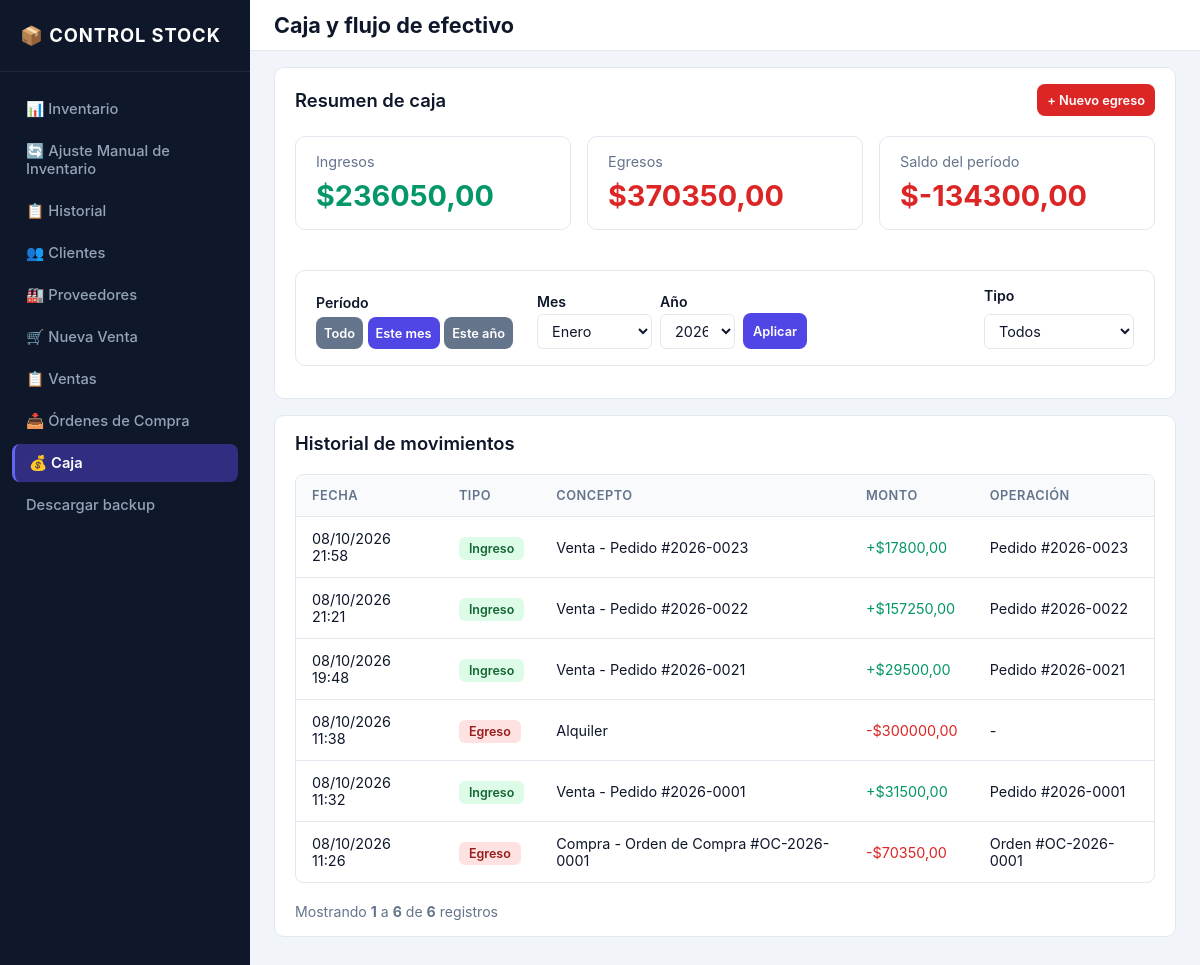
Page /caja/?periodo=mes_actual&tipo=TODOS on the committed database.
### inventario/models.py (models this page shows, shortened)
class MovimientoCaja(models.Model):
    class TipoMovimientoCaja(models.TextChoices):
        INGRESO = "INGRESO", "Ingreso"
        EGRESO = "EGRESO", "Egreso"
    fecha = models.DateTimeField(default=timezone.now, verbose_name="Fecha")
    tipo = models.CharField(
        max_length=10,
        choices=TipoMovimientoCaja.choices,
        verbose_name="Tipo",
    )
    monto = models.DecimalField(
        max_digits=12,
        decimal_places=2,
        validators=[MinValueValidator(Decimal("0.01"))],
        verbose_name="Monto",
    )
    concepto = models.CharField(
        max_length=255,
        verbose_name="Concepto",
    )
    pedido = models.ForeignKey(
        Pedido,
        on_delete=models.SET_NULL,
        null=True,
        blank=True,
        related_name="movimientos_caja",
        verbose_name="Pedido",
    )
    orden_compra = models.ForeignKey(
        OrdenCompra,
        on_delete=models.SET_NULL,
        null=True,
        blank=True,
        related_name="movimientos_caja",
        verbose_name="Orden de compra",
    )
    class Meta:
        verbose_name = "Movimiento de Caja"
        verbose_name_plural = "Movimientos de Caja"
        ordering = ["-fecha", "-id"]

class Pedido(models.Model):
    class EstadoPedido(models.TextChoices):
        CONFIRMADO = "CONFIRMADO", "Confirmado"
        CANCELADO = "CANCELADO", "Cancelado"
    numero_operacion = models.CharField(
        max_length=20,
        unique=True,
        verbose_name="Número de operación",
    )
    cliente = models.ForeignKey(
        Cliente,
        on_delete=models.PROTECT,
        related_name="pedidos",
        verbose_name="Cliente",
        null=True,
        blank=True,
    )
    cliente_nombre = models.CharField(max_length=150, blank=True, default="", verbose_name="Nombre del cliente al vender")
    cliente_tipo_documento = models.CharField(max_length=10, blank=True, default="", verbose_name="Tipo de documento al vender")
    cliente_numero_documento = models.CharField(max_length=20, blank=True, default="", verbose_name="Documento del cliente al vender")
    cliente_telefono = models.CharField(max_length=50, blank=True, default="", verbose_name="Teléfono del cliente al vender")
    fecha = models.DateTimeField(
        default=timezone.now,
        verbose_name="Fecha",
    )
    estado = models.CharField(
        max_length=15,
        choices=EstadoPedido.choices,
        default=EstadoPedido.CONFIRMADO,
        verbose_name="Estado",
    )
    observacion = models.TextField(
        blank=True,
        null=True,
        verbose_name="Observación",
    )
    fecha_creacion = models.DateTimeField(auto_now_add=True, verbose_name="Fecha de creación")
    fecha_actualizacion = models.DateTimeField(auto_now=True, verbose_name="Última actualización")
    class Meta:
        verbose_name = "Pedido"
        verbose_name_plural = "Pedidos"
        ordering = ["-fecha", "-id"]

class OrdenCompra(models.Model):
    class EstadoOrdenCompra(models.TextChoices):
        PENDIENTE = "PENDIENTE", "Pendiente"
        RECIBIDA = "RECIBIDA", "Recibida"
        CANCELADA = "CANCELADA", "Cancelada"
    numero_operacion = models.CharField(
        max_length=20,
        unique=True,
        verbose_name="Número de operación",
    )
    proveedor = models.ForeignKey(
        Proveedor,
        on_delete=models.PROTECT,
        related_name="ordenes_compra",
        verbose_name="Proveedor",
    )
    fecha = models.DateTimeField(default=timezone.now, verbose_name="Fecha")
    estado = models.CharField(
        max_length=15,
        choices=EstadoOrdenCompra.choices,
        default=EstadoOrdenCompra.PENDIENTE,
        verbose_name="Estado",
    )
    observacion = models.TextField(blank=True, verbose_name="Observación")
    fecha_creacion = models.DateTimeField(auto_now_add=True, verbose_name="Fecha de creación")
    fecha_actualizacion = models.DateTimeField(auto_now=True, verbose_name="Última actualización")
    class Meta:
        verbose_name = "Orden de compra"
        verbose_name_plural = "Órdenes de compra"
        ordering = ["-fecha", "-id"]

### inventario/views.py (the view, shortened to what this page needs)
# urls.py: path("caja/", views.caja_dashboard, name="caja_dashboard"),
def caja_dashboard(request):
    from decimal import Decimal
    periodo = (request.GET.get("periodo") or "todo").strip().lower()
    mes = (request.GET.get("mes") or "").strip()
    anio = (request.GET.get("anio") or "").strip()
    tipo = (request.GET.get("tipo") or "TODOS").strip().upper()
    valid_periodos = {"todo", "mes_actual", "anio_actual", "mes_especifico"}
    if periodo not in valid_periodos:
        periodo = "todo"
    if tipo not in {"TODOS", "INGRESO", "EGRESO"}:
        tipo = "TODOS"
    mes_num = None
    anio_num = None
    hoy = timezone.localdate()
    meses = [
        (1, "Enero"), (2, "Febrero"), (3, "Marzo"), (4, "Abril"),
        (5, "Mayo"), (6, "Junio"), (7, "Julio"), (8, "Agosto"),
        (9, "Septiembre"), (10, "Octubre"), (11, "Noviembre"), (12, "Diciembre"),
    ]
    primer_movimiento = MovimientoCaja.objects.aggregate(primer_fecha=Min("fecha"))["primer_fecha"]
    anio_inicial = min(primer_movimiento.year, hoy.year) if primer_movimiento else hoy.year - 4
    anios = list(range(hoy.year, anio_inicial - 1, -1))
    queryset_periodo = MovimientoCaja.objects.select_related("pedido", "orden_compra")
    if periodo != "todo":
        if periodo == "mes_actual":
            inicio = timezone.make_aware(datetime(hoy.year, hoy.month, 1, 0, 0, 0), timezone.get_current_timezone())
            if hoy.month == 12:
                fin = timezone.make_aware(datetime(hoy.year + 1, 1, 1, 0, 0, 0), timezone.get_current_timezone())
            else:
                fin = timezone.make_aware(datetime(hoy.year, hoy.month + 1, 1, 0, 0, 0), timezone.get_current_timezone())
        elif periodo == "anio_actual":
            inicio = timezone.make_aware(datetime(hoy.year, 1, 1, 0, 0, 0), timezone.get_current_timezone())
            fin = timezone.make_aware(datetime(hoy.year + 1, 1, 1, 0, 0, 0), timezone.get_current_timezone())
        queryset_periodo = queryset_periodo.filter(fecha__gte=inicio, fecha__lt=fin)
    agregados = queryset_periodo.aggregate(
        total_ingresos=Sum("monto", filter=Q(tipo="INGRESO")),
        total_egresos=Sum("monto", filter=Q(tipo="EGRESO")),
    )
    total_ingresos = agregados["total_ingresos"] or Decimal("0.00")
    total_egresos = agregados["total_egresos"] or Decimal("0.00")
    saldo = total_ingresos - total_egresos
    queryset_tabla = queryset_periodo
    if tipo in {"INGRESO", "EGRESO"}:
        queryset_tabla = queryset_tabla.filter(tipo=tipo)
    paginator = Paginator(queryset_tabla.order_by("-fecha", "-id"), 20)
    page_number = request.GET.get("page")
    page_obj = paginator.get_page(page_number)
    return render(
        request,
        "inventario/caja_dashboard.html",
        {
            "total_ingresos": total_ingresos,
            "total_egresos": total_egresos,
            "saldo": saldo,
            "movimientos": page_obj,
            "page_obj": page_obj,
            "periodo": periodo,
            "mes": str(mes_num) if mes_num is not None else "",
            "anio": str(anio_num) if anio_num is not None else "",
            "tipo": tipo,
            "mostrar_saldo_periodo": periodo != "todo",
            "meses": meses,
            "anios": anios,
        },
    )

### inventario/templatetags/inventario_tags.py (called while the page is built)
@register.simple_tag(takes_context=True)
def param_replace(context, **kwargs):
    request = context.get("request")
    if not request:
        return ""
    params = request.GET.copy()
    for key, value in kwargs.items():
        if value is not None and value != "":
            params[key] = value
        else:
            params.pop(key, None)
    return params.urlencode()

### templates/inventario/caja_dashboard.html (shortened to what this page needs)
{% extends 'base.html' %}
{% load inventario_tags %}
{% block topbar_title %}Caja y flujo de efectivo{% endblock %}
{% block content %}
<div class="card">
    <div class="card-header-flex">
        <h2 class="card-title">Resumen de caja</h2>
        <div class="action-bar">
            <a href="{% url 'caja_egreso_crear' %}" class="btn btn-danger btn-sm">+ Nuevo egreso</a>
        </div>
    </div>
    <div class="summary-grid">
        <div class="card">
            <div class="text-muted">Ingresos</div>
            <div class="saldo-valor text-success">${{ total_ingresos|floatformat:2 }}</div>
        </div>
        <div class="card">
            <div class="text-muted">Egresos</div>
            <div class="saldo-valor text-danger">${{ total_egresos|floatformat:2 }}</div>
        </div>
        <div class="card">
            <div class="text-muted">{% if mostrar_saldo_periodo %}Saldo del período{% else %}Saldo actual{% endif %}</div>
            <div class="saldo-valor {% if saldo < 0 %}text-danger{% else %}text-success{% endif %}">${{ saldo|floatformat:2 }}</div>
        </div>
    </div>
    <div class="card caja-filtros-card">
        <div class="caja-filtros">
            <div class="filtro-grupo filtro-grupo-periodo">
                <label class="form-label">Período</label>
                <div class="btn-group">
                    <a href="?{% param_replace periodo='todo' mes='' anio='' tipo=tipo %}" class="btn {% if periodo == 'todo' %}btn-primary{% else %}btn-secondary{% endif %} btn-sm">Todo</a>
                    <a href="?{% param_replace periodo='mes_actual' mes='' anio='' tipo=tipo %}" class="btn {% if periodo == 'mes_actual' %}btn-primary{% else %}btn-secondary{% endif %} btn-sm">Este mes</a>
                    <a href="?{% param_replace periodo='anio_actual' mes='' anio='' tipo=tipo %}" class="btn {% if periodo == 'anio_actual' %}btn-primary{% else %}btn-secondary{% endif %} btn-sm">Este año</a>
                </div>
            </div>
            <form method="get" class="filtro-grupo filtro-grupo-especifico" aria-label="Filtrar por mes y año específico">
                <div class="filtro-controles">
                    <div class="filtro-campo">
                        <label class="form-label" for="caja-filtro-mes">Mes</label>
                        <select id="caja-filtro-mes" name="mes" class="form-control">
                            {% for numero, nombre in meses %}
                                <option value="{{ numero }}" {% if mes == numero|stringformat:"s" %}selected{% endif %}>{{ nombre }}</option>
                            {% endfor %}
                        </select>
                    </div>
                    <div class="filtro-campo">
                        <label class="form-label" for="caja-filtro-anio">Año</label>
                        <select id="caja-filtro-anio" name="anio" class="form-control">
                            {% for year in anios %}
                                <option value="{{ year }}" {% if anio == year|stringformat:"s" %}selected{% endif %}>{{ year }}</option>
                            {% endfor %}
                        </select>
                    </div>
                    <button type="submit" class="btn btn-primary btn-sm filtro-aplicar">Aplicar</button>
                </div>
            </form>
            <form method="get" class="filtro-grupo filtro-grupo-tipo">
                <label class="form-label" for="caja-filtro-tipo">Tipo</label>
                <select id="caja-filtro-tipo" name="tipo" class="form-control" onchange="this.form.submit()">
                    <option value="TODOS" {% if tipo == 'TODOS' %}selected{% endif %}>Todos</option>
                </select>
            </form>
        </div>
    </div>
</div>
<div class="card">
    <div class="card-header-flex">
        <h2 class="card-title">Historial de movimientos</h2>
    </div>
    {% if movimientos %}
        <div class="table-responsive">
            <table>
                <thead>
                    <tr>
                        <th>Fecha</th>
                        <th>Tipo</th>
                        <th>Concepto</th>
                        <th>Monto</th>
                        <th>Operación</th>
                    </tr>
                </thead>
                <tbody>
                    {% for movimiento in movimientos %}
                        <tr>
                            <td>{{ movimiento.fecha|date:"d/m/Y H:i" }}</td>
                            <td>
                                <span class="badge {% if movimiento.tipo == 'INGRESO' %}badge-success{% else %}badge-danger{% endif %}">
                                    {{ movimiento.get_tipo_display }}
                                </span>
                            </td>
                            <td>{{ movimiento.concepto }}</td>
                            <td class="{% if movimiento.tipo == 'INGRESO' %}text-success{% else %}text-danger{% endif %}">
                                {% if movimiento.tipo == 'INGRESO' %}+{% else %}-{% endif %}${{ movimiento.monto|floatformat:2 }}
                            </td>
                            <td>
                                {% if movimiento.pedido %}
                                    Pedido #{{ movimiento.pedido.numero_operacion }}
                                {% elif movimiento.orden_compra %}
                                    Orden #{{ movimiento.orden_compra.numero_operacion }}
                                {% else %}
                                    -
                                {% endif %}
                            </td>
                        </tr>
                    {% endfor %}
                </tbody>
            </table>
        </div>
        {% include 'inventario/includes/pagination.html' with page_obj=page_obj %}
    {% else %}
        <div class="empty-row">Todavía no hay movimientos de caja registrados.</div>
    {% endif %}
</div>
{% endblock %}

### rows in the picture
MovimientoCaja: fecha "08/10/2026 21:58", tipo "Ingreso", concepto "Venta - Pedido #2026-0023", monto "17800,00", pedido.numero_operacion "2026-0023"
MovimientoCaja: fecha "08/10/2026 21:21", tipo "Ingreso", concepto "Venta - Pedido #2026-0022", monto "157250,00", pedido.numero_operacion "2026-0022"
MovimientoCaja: fecha "08/10/2026 19:48", tipo "Ingreso", concepto "Venta - Pedido #2026-0021", monto "29500,00", pedido.numero_operacion "2026-0021"
MovimientoCaja: fecha "08/10/2026 11:38", tipo "Egreso", concepto "Alquiler", monto "300000,00"
MovimientoCaja: fecha "08/10/2026 11:32", tipo "Ingreso", concepto "Venta - Pedido #2026-0001", monto "31500,00", pedido.numero_operacion "2026-0001"
MovimientoCaja: fecha "08/10/2026 11:26", tipo "Egreso", concepto "Compra - Orden de Compra #OC-2026-0001", monto "70350,00", orden_compra.numero_operacion "OC-2026-0001"

### other values in the picture
{{ total_ingresos|floatformat:2 }} "236050,00"
{{ total_egresos|floatformat:2 }} "370350,00"
{{ saldo|floatformat:2 }} "-134300,00"
{{ page_obj.start_index }} "1"
{{ page_obj.end_index }} "6"
{{ page_obj.paginator.count }} "6"
form field mes "Enero"
form field anio "2026"
